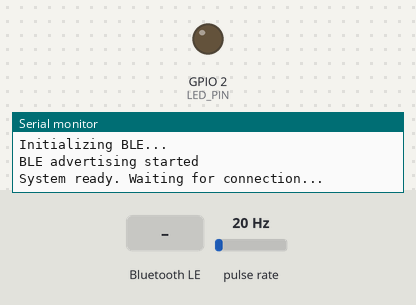
Simulated run of this program. Board: ESP32. Shown: output pins drawn as LEDs (lit = HIGH), the last lines printed to the serial monitor. Wiring (inferred from the names in the program): pulse sensor: data GPIO 4. The test bench sets the inputs (shaded band); at power-on: pulse rate 20 Hz. Nothing arrives over Bluetooth unless stated; a phone connects over Bluetooth LE 3 s after start.

Above: at 2.2 s.
2.3 s: Bluetooth LE write "1" received
At 5.3 s:
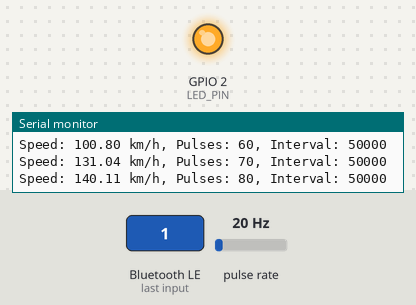
Timing chart, 0 to 6.8 s (numbered marks = the images above; inputs shaded):
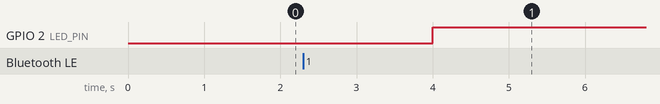

The program:

main.cpp
```cpp
/**
 * Treadmill Speed Sensor with BLE for Zwift
 *
 * This project reads speed data from a hall effect or optical sensor
 * and transmits it to Zwift via BLE using FTMS (Fitness Machine Service)
 *
 * Hardware connections:
 * - Speed sensor: GPIO 4 (interrupt pin)
 * - LED indicator: GPIO 2 (built-in LED)
 */

#include <Arduino.h>
#include <NimBLEDevice.h>

// BLE Service and Characteristic UUIDs for FTMS
#define FTMS_SERVICE_UUID           "00001826-0000-1000-8000-00805f9b34fb"
#define TREADMILL_DATA_CHAR_UUID    "00002acd-0000-1000-8000-00805f9b34fb"
#define FEATURE_CHAR_UUID           "00002acc-0000-1000-8000-00805f9b34fb"
#define CONTROL_POINT_CHAR_UUID     "00002ad9-0000-1000-8000-00805f9b34fb"

// Device Information Service
#define DEVICE_INFO_SERVICE_UUID    "0000180a-0000-1000-8000-00805f9b34fb"
#define MANUFACTURER_NAME_UUID      "00002a29-0000-1000-8000-00805f9b34fb"
#define MODEL_NUMBER_UUID           "00002a24-0000-1000-8000-00805f9b34fb"

// Pin definitions
#define SPEED_SENSOR_PIN 4
#define LED_PIN 2

// Treadmill parameters
#define WHEEL_CIRCUMFERENCE_CM 200.0  // Circumference in cm, adjust based on your setup
#define PULSES_PER_REVOLUTION 1       // Number of pulses per wheel revolution

// Speed calculation constants
#define CM_TO_KM_FACTOR 100000.0      // Convert cm to km (100,000 cm = 1 km)
#define MS_TO_HOUR_FACTOR 3600000.0   // Convert ms to hours (3,600,000 ms = 1 hour)
#define SPEED_FILTER_ALPHA 0.7        // Weight for new speed reading (0.0-1.0)
#define SPEED_FILTER_BETA 0.3         // Weight for previous speed reading (0.0-1.0)

// Speed calculation variables
volatile unsigned long lastPulseTime = 0;
volatile unsigned long pulseInterval = 0;
volatile unsigned int pulseCount = 0;
float currentSpeed = 0.0;  // Speed in km/h
unsigned long lastSpeedUpdate = 0;
const unsigned long SPEED_TIMEOUT = 2000;  // Reset speed if no pulse for 2 seconds

// BLE objects
NimBLEServer* pServer = nullptr;
NimBLECharacteristic* pTreadmillDataChar = nullptr;
NimBLECharacteristic* pFeatureChar = nullptr;
NimBLECharacteristic* pControlPointChar = nullptr;
bool deviceConnected = false;
bool oldDeviceConnected = false;

// Server callbacks
class ServerCallbacks: public NimBLEServerCallbacks {
    void onConnect(NimBLEServer* pServer) {
        deviceConnected = true;
        Serial.println("Client connected");
        digitalWrite(LED_PIN, HIGH);
    }

    void onDisconnect(NimBLEServer* pServer) {
        deviceConnected = false;
        Serial.println("Client disconnected");
        digitalWrite(LED_PIN, LOW);
    }
};

// Control Point callback handler
class ControlPointCallbacks: public NimBLECharacteristicCallbacks {
    void onWrite(NimBLECharacteristic* pCharacteristic) {
        std::string value = pCharacteristic->getValue();
        if (value.length() > 0) {
            Serial.print("Control Point received: ");
            for (int i = 0; i < value.length(); i++) {
                Serial.print(value[i], HEX);
                Serial.print(" ");
            }
            Serial.println();

            // Handle control commands (e.g., reset, start, stop)
            if (value[0] == 0x00) {  // Request Control
                uint8_t response[] = {0x80, 0x00, 0x01};  // Success response
                pCharacteristic->setValue(response, 3);
                pCharacteristic->notify();
            }
        }
    }
};

// Interrupt service routine for speed sensor
// Note: Keep this ISR minimal - just capture timing data
void IRAM_ATTR speedSensorISR() {
    // Using micros() for more precise timing (1us resolution vs 1ms for millis)
    // This is safe in ISR as micros() uses hardware timer
    unsigned long currentTime = micros();
    pulseInterval = currentTime - lastPulseTime;
    lastPulseTime = currentTime;
    pulseCount++;
}

// Calculate speed from pulse interval
void updateSpeed() {
    unsigned long currentTime = micros();

    // Convert timeout to microseconds for comparison
    unsigned long timeoutMicros = SPEED_TIMEOUT * 1000UL;

    // Check for timeout (treadmill stopped)
    if (currentTime - lastPulseTime > timeoutMicros) {
        currentSpeed = 0.0;
        pulseInterval = 0;
        return;
    }

    // Calculate speed if we have valid pulse data
    if (pulseInterval > 0 && pulseInterval < timeoutMicros) {
        // Speed = (distance per pulse / time per pulse) converted to km/h
        // distance per pulse = WHEEL_CIRCUMFERENCE_CM / PULSES_PER_REVOLUTION (in cm)
        // time per pulse = pulseInterval (in microseconds)
        // speed (km/h) = (distance_cm / CM_TO_KM_FACTOR) / (time_us / (MS_TO_HOUR_FACTOR * 1000))
        float distancePerPulse = WHEEL_CIRCUMFERENCE_CM / PULSES_PER_REVOLUTION;
        currentSpeed = (distancePerPulse / CM_TO_KM_FACTOR) / (pulseInterval / (MS_TO_HOUR_FACTOR * 1000.0));

        // Apply exponential moving average filter to smooth speed readings
        static float lastSpeed = 0.0;
        currentSpeed = SPEED_FILTER_ALPHA * currentSpeed + SPEED_FILTER_BETA * lastSpeed;
        lastSpeed = currentSpeed;
    }
}

// Create FTMS Treadmill Data packet
void sendTreadmillData() {
    if (!deviceConnected || pTreadmillDataChar == nullptr) {
        return;
    }

    updateSpeed();

    // FTMS Treadmill Data format
    // Flags: 2 bytes
    // Instantaneous Speed: 2 bytes (0.01 km/h resolution)
    uint8_t data[4];

    // Flags - bit 0: Instantaneous Speed present
    uint16_t flags = 0x0001;
    data[0] = flags & 0xFF;
    data[1] = (flags >> 8) & 0xFF;

    // Speed in 0.01 km/h units
    uint16_t speedValue = (uint16_t)(currentSpeed * 100);
    data[2] = speedValue & 0xFF;
    data[3] = (speedValue >> 8) & 0xFF;

    pTreadmillDataChar->setValue(data, 4);
    pTreadmillDataChar->notify();
}

void initBLE() {
    Serial.println("Initializing BLE...");

    // Initialize NimBLE
    NimBLEDevice::init("Treadmill Sensor");
    NimBLEDevice::setPower(ESP_PWR_LVL_P9);  // Maximum power

    // Create BLE Server
    pServer = NimBLEDevice::createServer();
    pServer->setCallbacks(new ServerCallbacks());

    // Create FTMS Service
    NimBLEService* pFTMSService = pServer->createService(FTMS_SERVICE_UUID);

    // Treadmill Data Characteristic (Notify)
    pTreadmillDataChar = pFTMSService->createCharacteristic(
        TREADMILL_DATA_CHAR_UUID,
        NIMBLE_PROPERTY::NOTIFY
    );

    // Feature Characteristic (Read)
    pFeatureChar = pFTMSService->createCharacteristic(
        FEATURE_CHAR_UUID,
        NIMBLE_PROPERTY::READ
    );

    // Set Treadmill Features
    // Bit 0: Instantaneous Speed supported
    uint8_t features[] = {0x01, 0x00, 0x00, 0x00, 0x00, 0x00, 0x00, 0x00};
    pFeatureChar->setValue(features, 8);

    // Control Point Characteristic (Write, Indicate)
    pControlPointChar = pFTMSService->createCharacteristic(
        CONTROL_POINT_CHAR_UUID,
        NIMBLE_PROPERTY::WRITE | NIMBLE_PROPERTY::INDICATE
    );
    pControlPointChar->setCallbacks(new ControlPointCallbacks());

    // Start FTMS Service
    pFTMSService->start();

    // Create Device Information Service
    NimBLEService* pDeviceInfoService = pServer->createService(DEVICE_INFO_SERVICE_UUID);

    NimBLECharacteristic* pManufacturerChar = pDeviceInfoService->createCharacteristic(
        MANUFACTURER_NAME_UUID,
        NIMBLE_PROPERTY::READ
    );
    pManufacturerChar->setValue("Lukasz DIY");

    NimBLECharacteristic* pModelChar = pDeviceInfoService->createCharacteristic(
        MODEL_NUMBER_UUID,
        NIMBLE_PROPERTY::READ
    );
    pModelChar->setValue("Treadmill Sensor v1.0");

    pDeviceInfoService->start();

    // Start advertising
    NimBLEAdvertising* pAdvertising = NimBLEDevice::getAdvertising();
    pAdvertising->addServiceUUID(FTMS_SERVICE_UUID);
    pAdvertising->addServiceUUID(DEVICE_INFO_SERVICE_UUID);
    pAdvertising->setScanResponse(true);
    pAdvertising->setMinPreferred(0x06);
    pAdvertising->setMaxPreferred(0x12);

    pAdvertising->start();
    Serial.println("BLE advertising started");
}

void setup() {
    Serial.begin(115200);
    delay(1000);

    Serial.println("Treadmill Speed Sensor Starting...");

    // Initialize LED
    pinMode(LED_PIN, OUTPUT);
    digitalWrite(LED_PIN, LOW);

    // Initialize speed sensor pin with interrupt
    pinMode(SPEED_SENSOR_PIN, INPUT_PULLUP);
    attachInterrupt(digitalPinToInterrupt(SPEED_SENSOR_PIN), speedSensorISR, FALLING);

    // Initialize BLE
    initBLE();

    Serial.println("System ready. Waiting for connection...");
}

void loop() {
    // Handle BLE connection changes
    if (!deviceConnected && oldDeviceConnected) {
        delay(500);  // Give the bluetooth stack time to get ready
        pServer->startAdvertising();
        Serial.println("Start advertising again");
        oldDeviceConnected = deviceConnected;
    }

    if (deviceConnected && !oldDeviceConnected) {
        oldDeviceConnected = deviceConnected;
    }

    // Send treadmill data periodically when connected
    static unsigned long lastDataSend = 0;
    unsigned long currentTime = millis();

    if (deviceConnected && (currentTime - lastDataSend >= 500)) {
        sendTreadmillData();
        lastDataSend = currentTime;

        // Debug output
        Serial.print("Speed: ");
        Serial.print(currentSpeed, 2);
        Serial.print(" km/h, Pulses: ");
        Serial.print(pulseCount);
        Serial.print(", Interval: ");
        Serial.println(pulseInterval);
    }

    delay(10);
}
```
